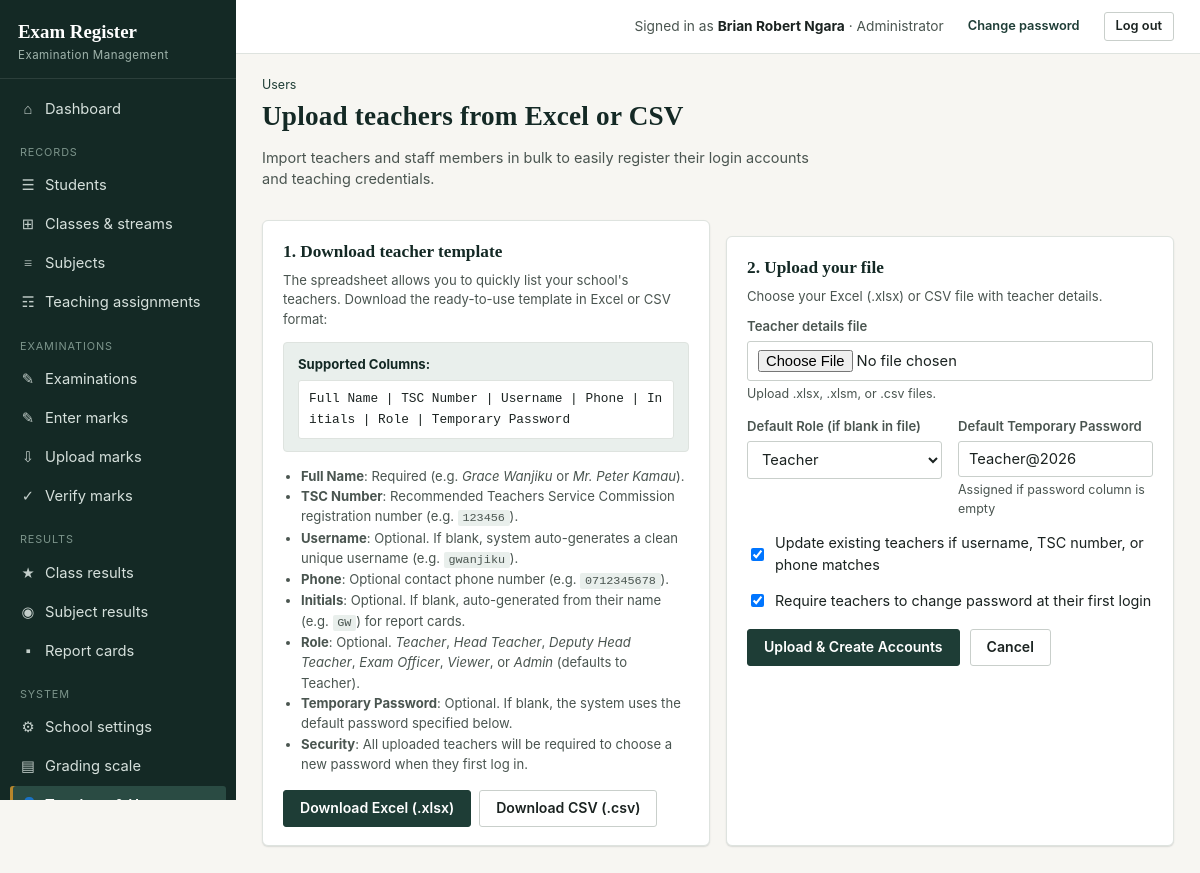
Page /users/import (signed in) on the committed database.
### tables this page shows
CREATE TABLE settings(key TEXT PRIMARY KEY, value TEXT NOT NULL DEFAULT '');

CREATE TABLE users(
    id INTEGER PRIMARY KEY AUTOINCREMENT,
    username TEXT NOT NULL UNIQUE COLLATE NOCASE,
    full_name TEXT NOT NULL,
    initials TEXT NOT NULL DEFAULT '',
    password_hash TEXT NOT NULL,
    role TEXT NOT NULL DEFAULT 'teacher',
    phone TEXT NOT NULL DEFAULT '',
    active INTEGER NOT NULL DEFAULT 1,
    must_change_password INTEGER NOT NULL DEFAULT 0,
    created_at TEXT NOT NULL DEFAULT CURRENT_TIMESTAMP
, tsc_no TEXT NOT NULL DEFAULT '');

### routes/auth.py (the view, shortened to what this page needs)
@bp.route("/users/import", methods=["GET", "POST"])
@admin_required
def users_import():
    report = None
    return render_template("users_import.html", report=report, roles=ROLES)

### core.py (called while the page is built, shortened)
def connect():
    con = sqlite3.connect(DB_PATH, timeout=20)
    con.row_factory = sqlite3.Row
    con.execute("PRAGMA foreign_keys = ON")
    return con

def db():
    if "db" not in g:
        g.db = connect()
    return g.db

def q(sql, args=()):
    return db().execute(sql, args).fetchall()

def q1(sql, args=()):
    return db().execute(sql, args).fetchone()

def settings():
    if "settings" not in g:
        d = dict(DEFAULT_SETTINGS)
        for r in q("SELECT key,value FROM settings"):
            d[r["key"]] = r["value"]
        g.settings = d
    return g.settings

def csrf_token():
    if "csrf" not in session:
        session["csrf"] = secrets.token_hex(16)
    return session["csrf"]

def load_user():
    g.user = None
    uid = session.get("uid")
    if uid:
        u = q1("SELECT * FROM users WHERE id=? AND active=1", (uid,))
        if u:
            g.user = u
        else:
            session.pop("uid", None)

def has_perm(perm):
    u = g.get("user")
    if not u:
        return False
    if u["role"] == "admin":
        return True
    if "perms" not in g:
        g.perms = {r["perm"] for r in q(
            "SELECT perm FROM role_permissions WHERE role=?", (u["role"],))}
    return perm in g.perms

def is_admin():
    u = g.get("user")
    return bool(u and u["role"] == "admin")

def admin_required(f):
    @functools.wraps(f)
    def wrapper(*a, **k):
        if not g.user:
            return redirect(url_for("auth.login", next=request.full_path.rstrip("?")))
        if not is_admin():
            abort(403)
        return f(*a, **k)
    return wrapper

def auto_backup_if_due():
    today = datetime.date.today().isoformat()
    if _last_auto_check["day"] == today:
        return

### templates/users_import.html (shortened to what this page needs)
{% extends "base.html" %}
{% block content %}
<div class="page-head">
  <div>
    <div class="eyebrow"><a href="{{ url_for('auth.users') }}">Users</a></div>
    <h1>Upload teachers from Excel or CSV</h1>
    <p class="lede">Import teachers and staff members in bulk to easily register their login accounts and teaching credentials.</p>
  </div>
</div>
<div class="grid cols-2">
  <div class="card">
    <h3>1. Download teacher template</h3>
    <p class="small">The spreadsheet allows you to quickly list your school's teachers. Download the ready-to-use template in Excel or CSV format:</p>
    <div style="background:var(--green-tint); border:1px solid var(--sage-line); border-radius:4px; padding:12px 14px; margin:12px 0; font-size:.82rem;">
      <b style="color:var(--green-deep); display:block; margin-bottom:6px;">Supported Columns:</b>
      <code style="display:block; white-space:pre-wrap; word-break:break-all; font-size:.8rem; line-height:1.6; background:#fff; padding:8px 10px; border:1px solid var(--sage-line); border-radius:3px;">Full Name | TSC Number | Username | Phone | Initials | Role | Temporary Password</code>
    </div>
    <ul class="small muted" style="padding-left:18px; line-height:1.55; margin-bottom:16px;">
      <li><b>Full Name</b>: Required (e.g. <i>Grace Wanjiku</i> or <i>Mr. Peter Kamau</i>).</li>
      <li><b>TSC Number</b>: Recommended Teachers Service Commission registration number (e.g. <code>123456</code>).</li>
      <li><b>Username</b>: Optional. If blank, system auto-generates a clean unique username (e.g. <code>gwanjiku</code>).</li>
      <li><b>Phone</b>: Optional contact phone number (e.g. <code>0712345678</code>).</li>
      <li><b>Initials</b>: Optional. If blank, auto-generated from their name (e.g. <code>GW</code>) for report cards.</li>
      <li><b>Role</b>: Optional. <i>Teacher</i>, <i>Head Teacher</i>, <i>Deputy Head Teacher</i>, <i>Exam Officer</i>, <i>Viewer</i>, or <i>Admin</i> (defaults to Teacher).</li>
      <li><b>Temporary Password</b>: Optional. If blank, the system uses the default password specified below.</li>
      <li><b>Security</b>: All uploaded teachers will be required to choose a new password when they first log in.</li>
    </ul>
    <div class="btn-row">
      <a href="{{ url_for('auth.users_template') }}" class="btn btn-primary">Download Excel (.xlsx)</a>
      <a href="{{ url_for('auth.users_template_csv') }}" class="btn">Download CSV (.csv)</a>
    </div>
  </div>
  <div class="card">
    <h3>2. Upload your file</h3>
    <p class="small">Choose your Excel (.xlsx) or CSV file with teacher details.</p>
    <form method="post" enctype="multipart/form-data">
      <div class="field">
        <label>Teacher details file</label>
        <input type="file" name="file" accept=".xlsx,.xlsm,.csv,.tsv,.txt" required>
        <div class="hint">Upload .xlsx, .xlsm, or .csv files.</div>
      </div>
      <div class="grid cols-2">
        <div class="field">
          <label>Default Role (if blank in file)</label>
          <select name="default_role">
            {% for k, v in roles.items() %}
            <option value="{{ k }}" {{ 'selected' if k == 'teacher' }}>{{ v }}</option>
            {% endfor %}
          </select>
        </div>
        <div class="field">
          <label>Default Temporary Password</label>
          <input type="text" name="default_password" value="Teacher@2026" minlength="6" required>
          <div class="hint">Assigned if password column is empty</div>
        </div>
      </div>
      <div class="field">
        <label class="checkline">
          <input type="checkbox" name="update" checked>
          <span>Update existing teachers if username, TSC number, or phone matches</span>
        </label>
      </div>
      <div class="field">
        <label class="checkline">
          <input type="checkbox" name="must_change_pw" checked>
          <span>Require teachers to change password at their first login</span>
        </label>
      </div>
      <div class="form-actions">
        <button class="btn btn-primary">Upload &amp; Create Accounts</button>
        <a href="{{ url_for('auth.users') }}" class="btn">Cancel</a>
      </div>
    </form>
  </div>
</div>
{% endblock %}

### templates/base.html (shortened to what this page needs)
<!doctype html>
<html lang="en">
<head>
<link rel="stylesheet" href="{{ url_for('static', filename='style.css') }}">
</head>
<body>
{% if user %}
<div class="shell">
  <aside class="sidebar" id="sidebar">
    <div class="brand">
      <div class="mark">{{ school.school_name if school and school.school_name != 'Your School Name' else 'Exam Register' }}</div>
      <div class="sub">Examination Management</div>
    </div>
    <nav class="nav">
      <a href="{{ url_for('system.dashboard') }}" class="{{ 'active' if request.endpoint=='system.dashboard' }}"><span class="ic">&#8962;</span> Dashboard</a>
      <div class="group-label">Records</div>
      {% if has_perm('students.view') or has_perm('students.manage') %}
      <a href="{{ url_for('academic.students') }}" class="{{ 'active' if request.endpoint and request.endpoint.startswith('academic.student') }}"><span class="ic">&#9776;</span> Students</a>
      {% endif %}
      {% if has_perm('classes.manage') %}
      <a href="{{ url_for('academic.classes') }}" class="{{ 'active' if request.endpoint=='academic.classes' }}"><span class="ic">&#8862;</span> Classes &amp; streams</a>
      {% endif %}
      {% if has_perm('subjects.manage') %}
      <a href="{{ url_for('academic.subjects') }}" class="{{ 'active' if request.endpoint=='academic.subjects' }}"><span class="ic">&#8801;</span> Subjects</a>
      <a href="{{ url_for('academic.teaching') }}" class="{{ 'active' if request.endpoint=='academic.teaching' }}"><span class="ic">&#9782;</span> Teaching assignments</a>
      {% endif %}
      <div class="group-label">Examinations</div>
      <a href="{{ url_for('exams.exams') }}" class="{{ 'active' if request.endpoint and request.endpoint.startswith('exams.exam') }}"><span class="ic">&#9998;</span> Examinations</a>
      <a href="{{ url_for('exams.marks_home') }}" class="{{ 'active' if request.endpoint in ['exams.marks_home','exams.marks_entry'] }}"><span class="ic">&#9998;</span> Enter marks</a>
      <a href="{{ url_for('exams.marks_import') }}" class="{{ 'active' if request.endpoint and request.endpoint.startswith('exams.marks_import') }}"><span class="ic">&#8681;</span> Upload marks</a>
      {% if has_perm('marks.verify') %}
      <a href="{{ url_for('exams.verify_home') }}" class="{{ 'active' if request.endpoint=='exams.verify_home' }}"><span class="ic">&#10003;</span> Verify marks</a>
      {% endif %}
      <div class="group-label">Results</div>
      <a href="{{ url_for('results.class_results') }}" class="{{ 'active' if request.endpoint=='results.class_results' }}"><span class="ic">&#9733;</span> Class results</a>
      <a href="{{ url_for('results.subject_results') }}" class="{{ 'active' if request.endpoint=='results.subject_results' }}"><span class="ic">&#9673;</span> Subject results</a>
      <a href="{{ url_for('results.reports_home') }}" class="{{ 'active' if request.endpoint and request.endpoint.startswith('results.report') }}"><span class="ic">&#9642;</span> Report cards</a>
      {% if is_admin() or has_perm('backup.create') or has_perm('audit.view') %}
      <div class="group-label">System</div>
      {% if is_admin() %}
      <a href="{{ url_for('system.school_settings') }}" class="{{ 'active' if request.endpoint=='system.school_settings' }}"><span class="ic">&#9881;</span> School settings</a>
      <a href="{{ url_for('system.grading') }}" class="{{ 'active' if request.endpoint=='system.grading' }}"><span class="ic">&#9636;</span> Grading scale</a>
      <a href="{{ url_for('auth.users') }}" class="{{ 'active' if request.endpoint and request.endpoint.startswith('auth.user') }}"><span class="ic">&#128100;</span> Teachers &amp; Users</a>
      {% endif %}
      {% endif %}
    </nav>
  </aside>
  <div class="main">
    <div class="topbar">
      <div class="flex items-center gap-12">
        <span class="who">Signed in as <b>{{ user.full_name }}</b> &middot; {{ ROLES.get(user.role, user.role) }}</span>
        <a href="{{ url_for('auth.password') }}" class="btn btn-sm btn-ghost">Change password</a>
        <form method="post" action="{{ url_for('auth.logout') }}" style="margin:0;">
          <button class="btn btn-sm">Log out</button>
        </form>
      </div>
    </div>
    <div class="content{% block wide %}{% endblock %}">
      {% block content %}{% endblock %}
    </div>
  </div>
</div>
{% else %}
  {% include "_flash.html" %}
  {% block guest_content %}{% endblock %}
{% endif %}
</body>
</html>

### rows in the picture
settings: value "Exam Register"
users: full_name "Brian Robert Ngara", get "Administrator"

### other values in the picture
form field default_role "Teacher"
